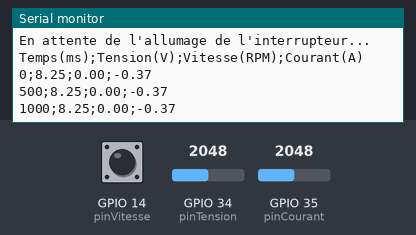
Simulated run of this sketch. Board: ESP32. On the bench: the last lines printed to the serial monitor. The test bench sets the inputs (shaded band); at power-on: GPIO 34 (pinTension) = 2048, GPIO 35 (pinCourant) = 2048, GPIO 14 (pinVitesse) HIGH.

Above: at 2.2 s.
2.3 s: GPIO 34 (pinTension) set to 1960
At 2.9 s:
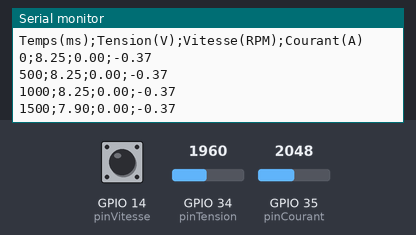
3.8 s: GPIO 35 (pinCourant) set to 1960
At 4.31 s:
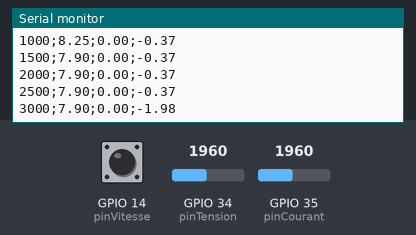
5.3 s: GPIO 14 (pinVitesse) pulled LOW for 0.6 s
At 5.81 s:
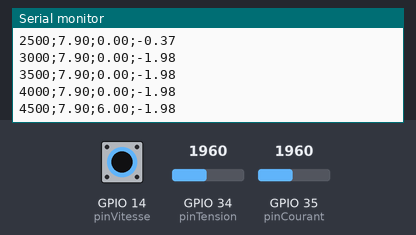
7.4 s: GPIO 14 (pinVitesse) pulled LOW for 1 s
At 7.81 s:
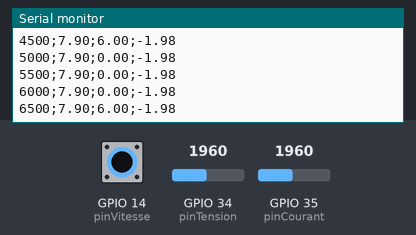
9.9 s: GPIO 34 (pinTension) set to 2040
At 10.31 s:
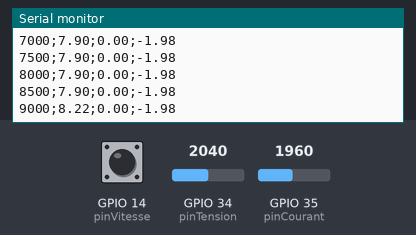
11.4 s: GPIO 35 (pinCourant) set to 2040
At 11.81 s:
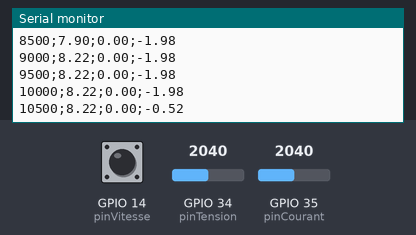
Timing chart, 0 to 13.9 s (numbered marks = the images above; inputs shaded):
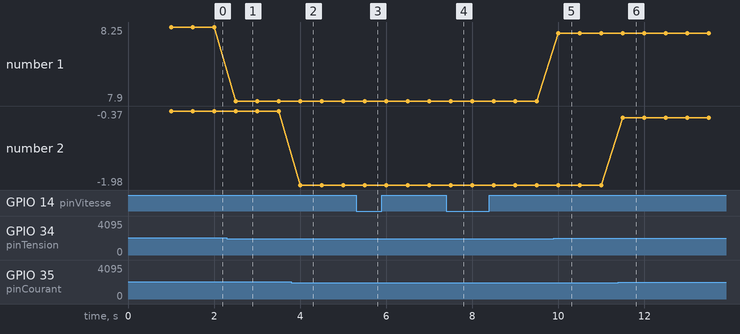

Measured:
- after the input at 2.3 s, the serial monitor: prints a new line after 0.20 s (image 1)
- after the input at 3.8 s, the serial monitor: prints a new line after 0.20 s (image 2)
- after the input at 5.3 s, the serial monitor: prints a new line after 0.20 s (image 3)
- after the input at 7.4 s, the serial monitor: prints a new line after 0.10 s (image 4)
- after the input at 9.9 s, the serial monitor: prints a new line after 0.10 s (image 5)
- after the input at 11.4 s, the serial monitor: prints a new line after 0.10 s (image 6)
- plotted number 1: 8.25 → 7.9 after the input at 2.3 s, 7.9 → 8.22 after the input at 9.9 s
- plotted number 2: -0.37 → -1.98 after the input at 3.8 s, -1.98 → -0.52 after the input at 11.4 s

The sketch:

Complete_Dataset_Acquisition.ino
```cpp
// ==========================================
// CODE D'ACQUISITION FINAL (4 COLONNES)
// IA DATASET : Temps / Tension / Vitesse / Courant
// ==========================================

// --- BROCHES (Pins) ---
const int pinTension = 34; // Capteur de tension
const int pinCourant = 35; // Capteur de courant ACS712 (via diviseur)
const int pinVitesse = 14; // Capteur de vitesse

// --- VARIABLES POUR LA VITESSE ET LE FILTRE ---
volatile unsigned long compteurImpulsions = 0;
volatile unsigned long dernierTempsImpulsion = 0;
unsigned long tempsPrecedent = 0;
const int intervalleAffichage = 500; // 100 ms = 10 lignes de données par seconde !
const float trousParTour = 20.0;     // Disque standard de 20 trous

// --- VARIABLES POUR LE DÉCLENCHEUR (TRIGGER) ---
bool experienceDemarree = false;
unsigned long tempsZero = 0;

// --- FONCTION D'INTERRUPTION (FILTRE ANTI-BRUIT) ---
void IRAM_ATTR compterTrous() {
  unsigned long tempsActuelInterruption = micros();
  // Filtre à 2000 microsecondes (2ms) pour ignorer les parasites
  if (tempsActuelInterruption - dernierTempsImpulsion > 2000) {
    compteurImpulsions++;
    dernierTempsImpulsion = tempsActuelInterruption;
  }
}

void setup() {
  Serial.begin(115200);
  delay(1000);

  // Configuration du capteur de vitesse
  pinMode(pinVitesse, INPUT_PULLUP);
  attachInterrupt(digitalPinToInterrupt(pinVitesse), compterTrous, FALLING);

  // En-têtes pour ton fichier CSV
  Serial.println("En attente de l'allumage de l'interrupteur...");
  Serial.println("Temps(ms);Tension(V);Vitesse(RPM);Courant(A)");
}

void loop() {
  unsigned long tempsActuel = millis();

  // On fait une mesure toutes les "intervalleAffichage" (100 ms)
  if (tempsActuel - tempsPrecedent >= intervalleAffichage) {

    // 1. LECTURE DE LA TENSION
    int valTension = analogRead(pinTension);
    float tension = (valTension / 4095.0) * 3.3 * 5.0;

    // --- LE DÉCLENCHEUR ---
    // Si la tension est faible, le moteur est éteint, on attend.
    if (experienceDemarree == false) {
      if (tension > 1.0) { // L'interrupteur est sur ON !
        experienceDemarree = true;
        tempsZero = tempsActuel; // On fixe le temps zéro
        compteurImpulsions = 0;  // On remet les compteurs à plat
      } else {
        tempsPrecedent = tempsActuel;
        return; // On annule le reste et on recommence la boucle
      }
    }

    // --- À PARTIR D'ICI, LE MOTEUR TOURNE ET ON ENREGISTRE ---

    // 2. TEMPS ÉCOULÉ
    unsigned long tempsEcoule = tempsActuel - tempsZero;

    // 3. VITESSE (Calcul sécurisé)
    noInterrupts();
    unsigned long impulsions = compteurImpulsions;
    compteurImpulsions = 0; // On remet à zéro pour les 100 prochaines millisecondes
    interrupts();
    float vitesseRPM = (impulsions / trousParTour) * (60000.0 / intervalleAffichage);

    // 4. COURANT (ACS712 30A + Diviseur de tension)
    int valCourant = analogRead(pinCourant);

    // a) Calcul de la tension reçue par la broche D35 (max 3.3V)
    float tensionD35 = (valCourant / 4095.0) * 3.3;

    // b) On annule l'effet de ton diviseur de tension (1k et 2k) pour retrouver le 5V
    // Multiplicateur = (R1 + R2) / R2 = (1000 + 2000) / 2000 = 1.5
    float tensionACS = tensionD35 * 1.5;

    // c) Transformation en Ampères
    // À 0 Ampère, le capteur envoie 2.5V.
    // Pour un 30A, la sensibilité est de 66mV (0.066V) par Ampère.
    float courantA = (tensionACS - 2.5) / 0.066;

    // Petit filtre logiciel : le capteur ACS712 tremble un peu naturellement.
    // Si on est très proche de 0 (bruit de fond), on force à 0 pour avoir une belle dataset.
    if (abs(courantA) < 0.15) {
      courantA = 0.0;
    }

    // 5. AFFICHAGE POUR EXCEL (SÉPARATEUR POINT-VIRGULE)
    Serial.print(tempsEcoule);
    Serial.print(";");
    Serial.print(tension);
    Serial.print(";");
    Serial.print(vitesseRPM);
    Serial.print(";");
    Serial.println(courantA);

    // On mémorise l'heure pour la prochaine boucle
    tempsPrecedent = tempsActuel;
  }
}
```
